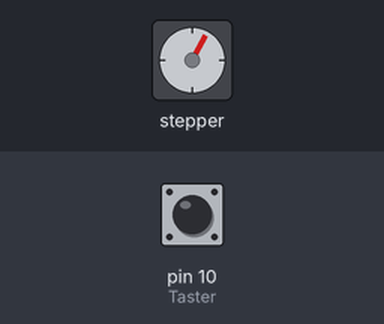
A sketch run on a simulated Arduino Uno, built with avr-gcc and run on an emulated ATmega328P. On the bench: stepper motor. The test bench sets the inputs (shaded band); at power-on: pin 10 (Taster) LOW. Stepper angles assume 2048 steps per turn.

Above: at 1.23 s.
1.3 s: pin 10 (Taster) pulled HIGH for 3.2 s
At 5.03 s:
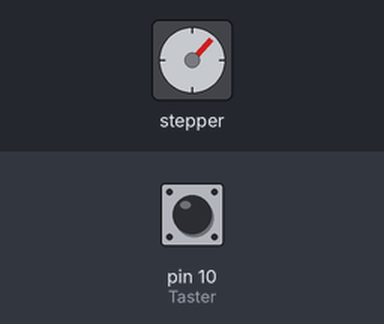
6.1 s: pin 10 (Taster) pulled HIGH for 1 s
At 6.1 s:
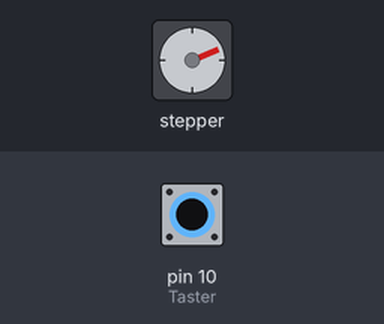
18.3 s: pin 10 (Taster) pulled HIGH for 0.15 s
At 18.37 s:
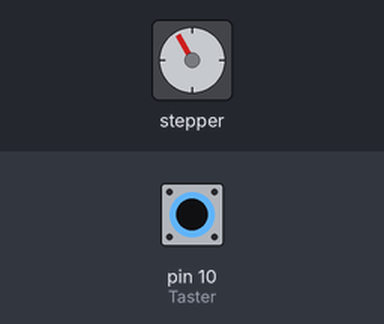
Timing chart, 0 to 27.3 s (numbered marks = the images above; inputs shaded):
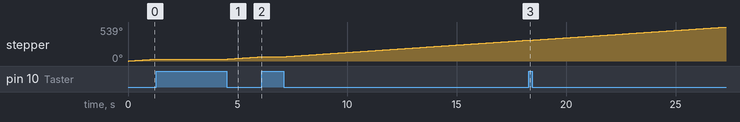

The sketch:

4.16.2.ino
```cpp
#include <Stepper.h>

int SPU = 2048;
Stepper Motor(SPU, 3,5,4,6);
int Taster=10;
int tasterstatus=0;

void setup() {
    Motor.setSpeed(4);
    pinMode(Taster,INPUT);
}

void loop(){
    tasterstatus=digitalRead(Taster);
    while (tasterstatus==HIGH){
        delay(1);
        tasterstatus=digitalRead(Taster);
    }
    Motor.step(1);
}
```
